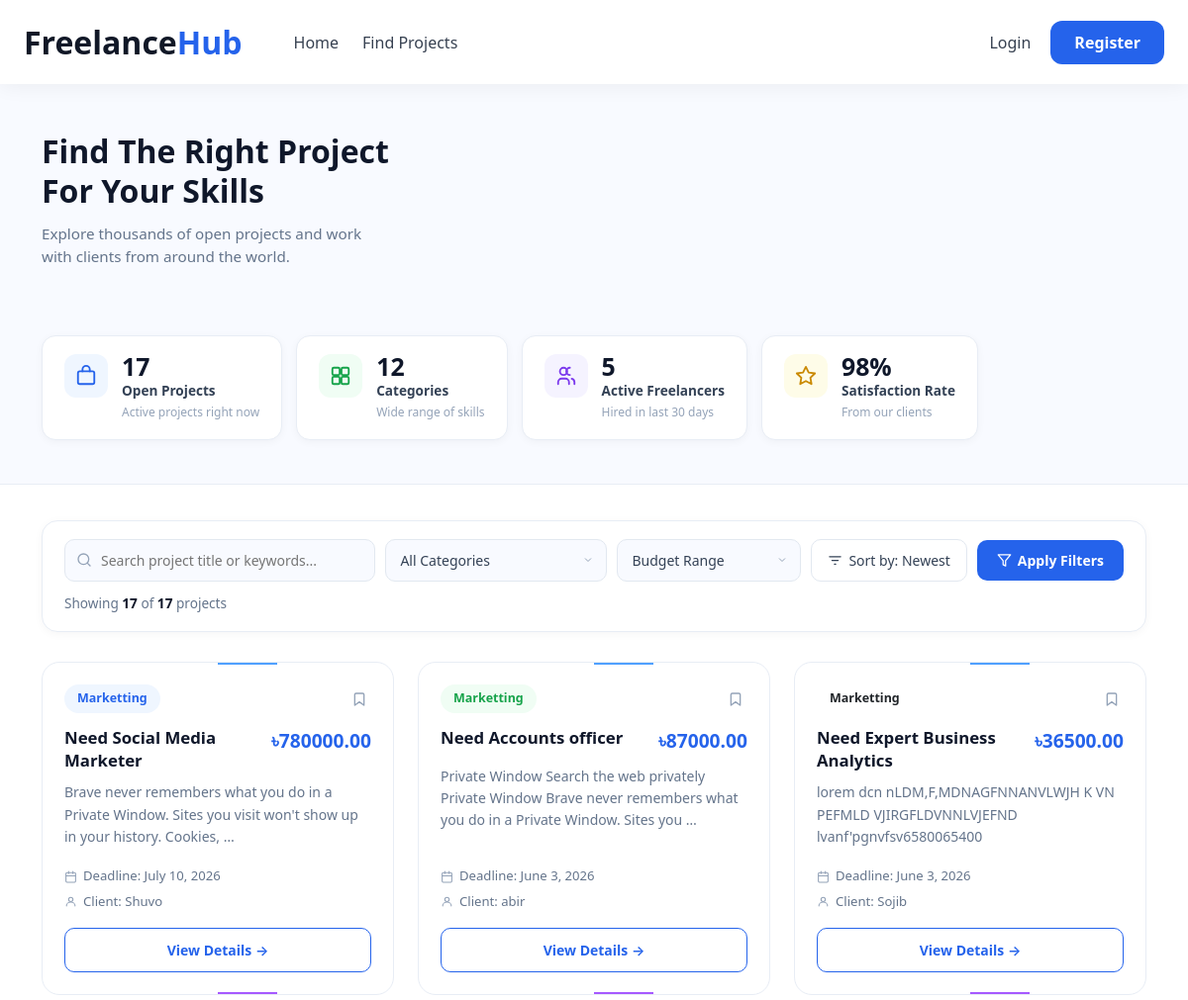
The page /projects/ (upper part) on the database as committed earlier.
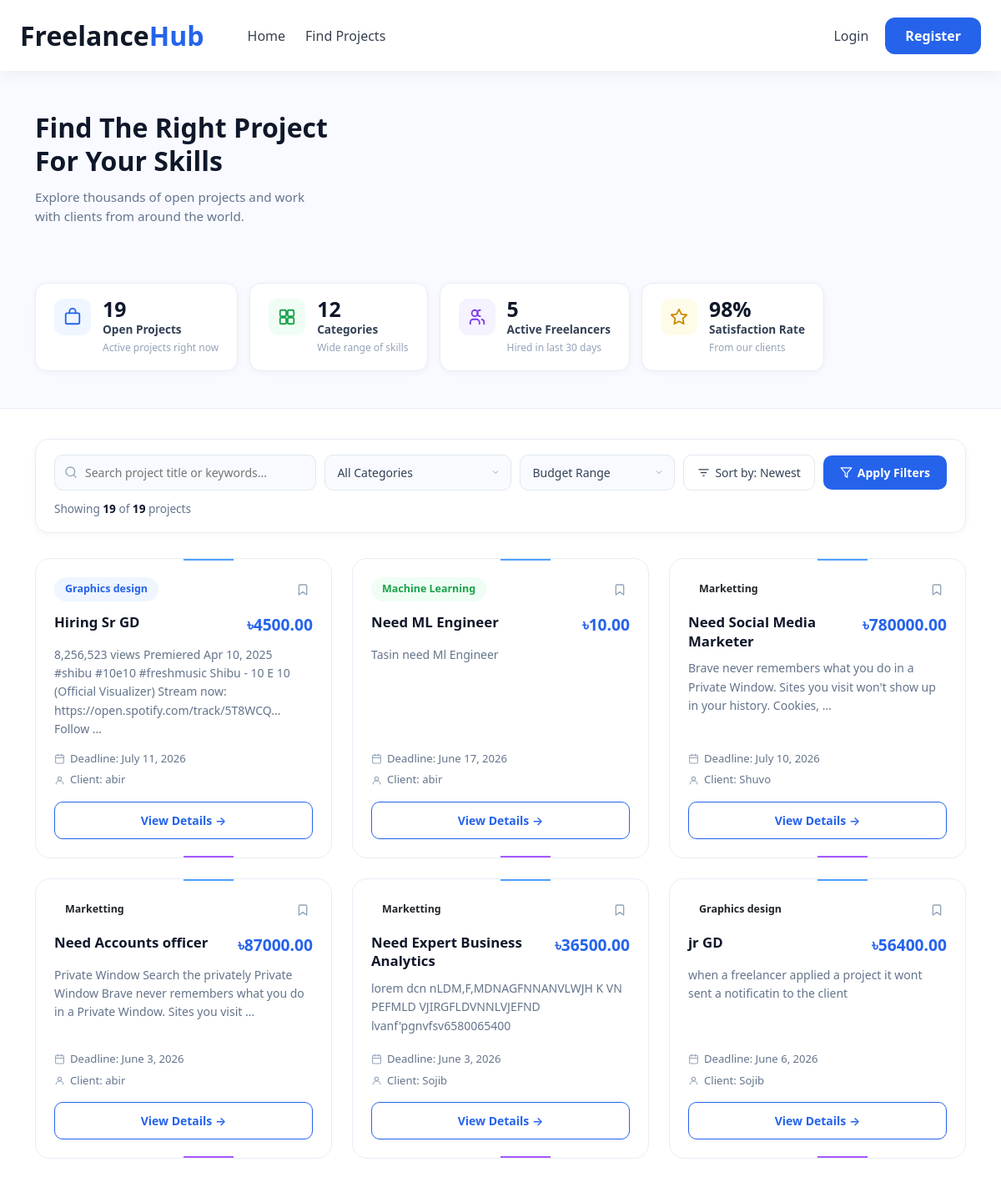
The same page on the database as committed later.
### projects/models.py (models this page shows, shortened)
class Project(models.Model):
    status = models.CharField(
    max_length=20,
    choices=[
        ('open', 'Open'),
        ('in_progress', 'In Progress'),
        ('submitted', 'Submitted'),
        ('completed', 'Completed'),
    ],
    default='open'
)
    client = models.ForeignKey(settings.AUTH_USER_MODEL,on_delete=models.CASCADE,related_name='projects')
    category = models.ForeignKey(Category,on_delete=models.CASCADE)
    title = models.CharField(max_length=200)
    description = models.TextField()
    budget = models.DecimalField(max_digits=10,decimal_places=2)
    deadline = models.DateField()
    created_at = models.DateTimeField(auto_now_add=True)

### categories/models.py (models this page shows)
class Category(models.Model):
    name = models.CharField(max_length=200)
    slug = models.SlugField(max_length=100,unique=True,null=True,blank=True)
    def __str__(self):
        return self.name

### accounts/models.py (models this page shows)
class User(AbstractUser):
    role= models.CharField(max_length=50,choices=ROLE_CHOICES)
    is_verified= models.BooleanField(default=False)
    def __str__(self):
        return self.first_name

### projects/views.py (the view)
# urls.py: path('',views.project_list,name='project_list'),
def project_list(request):
    categories = Category.objects.all()
    total_projects = Project.objects.count()
    freelancer_count = User.objects.filter(role='freelancer').count()
    query = request.GET.get('q', '').strip()
    if query:
        projects = Project.objects.all().order_by('-id')
    elif (
        request.user.is_authenticated
        and
        request.user.role == 'client'
    ):
        projects = Project.objects.filter(
            client=request.user
        ).order_by('-id')
    else:
        projects = Project.objects.all().order_by(
            '-id'
        )
    if query:
        projects = projects.filter(
            Q(title__icontains=query) |
            Q(description__icontains=query) |
            Q(category__name__icontains=query)
        )
    category_id = request.GET.get(
        'category'
    )
    if category_id and category_id.isdigit():
        projects = projects.filter(
            category_id=category_id
        )
    sort = request.GET.get('sort')
    if sort == 'low':
        projects = projects.order_by(
            'budget'
        )
    elif sort == 'high':
        projects = projects.order_by(
            '-budget'
        )
    return render(
        request,
        'projects/project_list.html',
        {
            'projects': projects,
            'categories': categories,
            'total_projects': total_projects,
            'freelancer_count': freelancer_count,
            'selected_category': category_id,
            'selected_sort': sort,
            'query': query,
        }
    )

### notifications/context_processors.py (called while the page is built)
def notification_count(request):
    count = 0
    if request.user.is_authenticated:
        count = Notification.objects.filter(
            user=request.user,
            is_read=False
        ).count()
    return {
        'notification_count': count
    }

### projects/templates/projects/project_list.html (shortened to what this page needs)
{% extends 'base.html' %} {% block content %}
<div class="pl-hero">
  <div class="pl-hero-inner container">
    <div class="pl-hero-left">
      <h1 class="pl-hero-title">
        Find The Right Project<br />For Your Skills
      </h1>
      <p class="pl-hero-sub">
        Explore thousands of open projects and work with clients from around the world.
      </p>
    </div>
    <div class="pl-hero-stats">
      <div class="pl-stat-card">
        <div class="pl-stat-icon pl-icon-blue">
          <svg width="22" height="22" fill="none" viewBox="0 0 24 24"><rect x="3" y="7" width="18" height="14" rx="2" stroke="currentColor" stroke-width="2"/><path d="M8 7V5a4 4 0 018 0v2" stroke="currentColor" stroke-width="2" stroke-linecap="round"/></svg>
        </div>
        <div>
          <div class="pl-stat-num">{{ total_projects }}</div>
          <div class="pl-stat-label">Open Projects</div>
          <div class="pl-stat-sub">Active projects right now</div>
        </div>
      </div>
      <div class="pl-stat-card">
        <div class="pl-stat-icon pl-icon-green">
        </div>
        <div>
          <div class="pl-stat-num">{{ categories.count }}</div>
          <div class="pl-stat-label">Categories</div>
          <div class="pl-stat-sub">Wide range of skills</div>
        </div>
      </div>
      <div class="pl-stat-card">
        <div class="pl-stat-icon pl-icon-purple">
        </div>
        <div>
          <div class="pl-stat-num">{{ freelancer_count }}</div>
          <div class="pl-stat-label">Active Freelancers</div>
          <div class="pl-stat-sub">Hired in last 30 days</div>
        </div>
      </div>
      <div class="pl-stat-card">
        <div class="pl-stat-icon pl-icon-yellow">
          <svg width="22" height="22" fill="none" viewBox="0 0 24 24"><path d="M12 2l3.09 6.26L22 9.27l-5 4.87 1.18 6.88L12 17.77l-6.18 3.25L7 14.14 2 9.27l6.91-1.01L12 2z" stroke="currentColor" stroke-width="2" stroke-linejoin="round"/></svg>
        </div>
        <div>
          <div class="pl-stat-num">98%</div>
          <div class="pl-stat-label">Satisfaction Rate</div>
          <div class="pl-stat-sub">From our clients</div>
        </div>
      </div>
    </div>
  </div>
</div>
<div class="container pl-main">
  <div class="pl-filter-bar">
    <form method="GET" class="pl-filter-form" id="filterForm">
      <div class="pl-search-wrap">
        <input
          type="text"
          name="q"
          id="searchInput"
          class="pl-search-input"
          placeholder="Search project title or keywords..."
          value="{{ query|default:'' }}"
          autocomplete="off"
        />
      </div>
      <select name="category" id="categorySelect" class="pl-select" onchange="this.form.submit()">
        <option value="">All Categories</option>
      </select>
      <select name="sort" id="sortSelect" class="pl-select" onchange="this.form.submit()">
        <option value="">Budget Range</option>
      </select>
      <button type="submit" name="sort" value="{{ selected_sort|default:'' }}" class="pl-sort-btn">
        <svg width="15" height="15" fill="none" viewBox="0 0 24 24"><path d="M3 6h18M7 12h10M11 18h2" stroke="currentColor" stroke-width="2" stroke-linecap="round"/></svg>
        Sort by: Newest
      </button>
      <button type="submit" class="pl-apply-btn">
        <svg width="15" height="15" fill="none" viewBox="0 0 24 24"><path d="M22 3H2l8 9.46V19l4 2v-8.54L22 3z" stroke="currentColor" stroke-width="2" stroke-linejoin="round"/></svg>
        Apply Filters
      </button>
    </form>
    <div class="pl-filter-meta">
      <span>Showing <strong>{{ projects|length }}</strong> of <strong>{{ total_projects }}</strong> projects</span>
    </div>
  </div>
  <div class="row g-4 mt-1">
    {% for project in projects %}
    <div class="col-md-6 col-lg-4">
      <div class="pl-card">
        <div class="pl-card-header">
          <span class="pl-cat-badge pl-cat-{{ forloop.counter|divisibleby:5|yesno:'5,' }}{{ forloop.counter|divisibleby:4|yesno:'4,' }}{{ forloop.counter|divisibleby:3|yesno:'3,' }}{{ forloop.counter|divisibleby:2|yesno:'2,1' }}">
            {{ project.category }}
          </span>
          <button class="pl-bookmark" title="Save project" aria-label="Bookmark">
            <svg width="16" height="16" fill="none" viewBox="0 0 24 24"><path d="M19 21l-7-5-7 5V5a2 2 0 012-2h10a2 2 0 012 2z" stroke="currentColor" stroke-width="2" stroke-linejoin="round"/></svg>
          </button>
        </div>
        <div class="pl-card-title-row">
          <h4 class="pl-card-title">{{ project.title }}</h4>
          <span class="pl-card-price">৳{{ project.budget }}</span>
        </div>
        <p class="pl-card-desc">{{ project.description|truncatewords:20 }}</p>
        <div class="pl-card-meta">
          <span>
            <svg width="13" height="13" fill="none" viewBox="0 0 24 24"><rect x="3" y="4" width="18" height="18" rx="2" stroke="currentColor" stroke-width="2"/><path d="M16 2v4M8 2v4M3 10h18" stroke="currentColor" stroke-width="2" stroke-linecap="round"/></svg>
            Deadline: {{ project.deadline }}
          </span>
          <span>
            <svg width="13" height="13" fill="none" viewBox="0 0 24 24"><circle cx="12" cy="8" r="4" stroke="currentColor" stroke-width="2"/><path d="M4 20c0-4 3.58-7 8-7s8 3 8 7" stroke="currentColor" stroke-width="2" stroke-linecap="round"/></svg>
            Client: {{ project.client }}
          </span>
        </div>
        <a href="{% url 'project_details' project.id %}" class="pl-view-btn">
          View Details →
        </a>
      </div>
    </div>
    {% endfor %}
  </div>
</div>
{% endblock %}

### templates/base.html (shortened to what this page needs)
{% load static %}
<!doctype html>
<html lang="en">
  <head>
    <link
      href="https://cdn.jsdelivr.net/npm/bootstrap@5.3.7/dist/css/bootstrap.min.css"
      rel="stylesheet"
    />
    <link rel="stylesheet" href="{% static 'style.css' %}" />
    <link
      rel="stylesheet"
      href="https://cdn.jsdelivr.net/npm/bootstrap-icons@1.11.3/font/bootstrap-icons.min.css"
    />
    <link
      rel="stylesheet"
      href="https://cdn.jsdelivr.net/npm/bootstrap-icons@1.11.3/font/bootstrap-icons.min.css"
    />
    <link
      rel="stylesheet"
      href="https://cdn.jsdelivr.net/npm/bootstrap-icons@1.11.3/font/bootstrap-icons.min.css"
    />
  </head>
  <body>
    {% include 'navbar.html' %}
    <main>{% block content %} {% endblock %}</main>
  </body>
</html>

### templates/navbar.html (shortened to what this page needs)
<nav class="navbar navbar-expand-lg custom-navbar fixed-top">
    <div class="container-fluid px-4">
        <a class="navbar-brand" href="/">
            Freelance<span>Hub</span>
        </a>
        <div class="collapse navbar-collapse" id="navbarContent">
            <ul class="navbar-nav ms-4 me-auto">
                <li class="nav-item">
                    <a class="nav-link" href="/">
                        Home
                    </a>
                </li>
                <li class="nav-item">
                    <a class="nav-link" href="{% url 'project_list' %}">
                        Find Projects
                    </a>
                </li>
            </ul>
            <ul class="navbar-nav align-items-center">
                {% if user.is_authenticated %}
                <li class="nav-item">
                    <a class="nav-link" href="{% url 'profile' %}">
                        <i class="bi bi-person-circle"></i>
                        Profile
                    </a>
                </li>
                <li class="nav-item">
                    {% if user.role == 'client' %}
                    <a class="nav-link"
                       href="{% url 'proposal_dashboard' %}">
                        <i class="bi bi-grid"></i>
                        Dashboard
                    </a>
                    {% elif user.role == 'freelancer' %}
                    <a class="nav-link"
                       href="{% url 'freelancer_dashboard' %}">
                        <i class="bi bi-grid"></i>
                        Dashboard
                    </a>
                    {% endif %}
                </li>
                <li class="nav-item">
                    <a class="nav-link position-relative"
                       href="{% url 'notification_list' %}">
                        <i class="bi bi-bell"></i>
                        {% if notification_count > 0 %}
                        <span class="notification-badge">
                            {{ notification_count }}
                        </span>
                        {% endif %}
                    </a>
                </li>
                <li class="nav-item">
                    <span class="nav-link username">
                        Hello, {{ user.first_name }}
                    </span>
                </li>
                <li class="nav-item ms-2">
                    <a class="btn logout-btn"
                       href="{% url 'logout' %}">
                        Logout
                    </a>
                </li>
                {% else %}
                <li class="nav-item">
                    <a class="nav-link" href="{% url 'login' %}">
                        Login
                    </a>
                </li>
                <li class="nav-item ms-2">
                    <a class="btn register-btn"
                       href="{% url 'register' %}">
                        Register
                    </a>
                </li>
                {% endif %}
            </ul>
        </div>
    </div>
</nav>

### static/style.css (style rules this page uses)
.custom-navbar { background:#fff; height:80px; box-shadow:0 2px 20px rgba(0,0,0,.08); z-index:9999; transition:.3s; }
.navbar-brand { font-size:2rem; font-weight:800; color:#111827 !important; }
.navbar-brand span { color:#2563eb; }
.custom-navbar .nav-link { color:#374151 !important; font-weight:500; margin:0 10px; transition:.3s; }
.register-btn { background:#2563eb; color:#fff; border:none; border-radius:10px; padding:10px 22px; font-weight:600; }
body { padding-top:80px; }

### templates/navbar.html (style rules this page uses)
body { padding-top:85px; }
.custom-navbar { background:#fff; height:85px; box-shadow:0 2px 20px rgba(0,0,0,.06); transition:all .35s ease; z-index:9999; }
.navbar-brand { font-size:2rem; font-weight:800; color:#111827 !important; }
.navbar-brand span { color:#2563eb; }
.custom-navbar .nav-link { position:relative; color:#374151 !important; font-weight:500; margin:0 12px; padding:8px 0 !important; transition:all .3s ease; }
.custom-navbar .nav-link::after { content:""; position:absolute; left:50%; bottom:-6px; width:0; height:3px; background:linear-gradient( 90deg, #2563eb, #60a5fa ); border-radius:50px; transform:translateX(-50%); transition:all .35s ease; opacity:0; }
.logout-btn, .register-btn { background:#2563eb; color:#fff; border:none; padding:10px 24px; border-radius:12px; font-weight:600; transition:.3s; }

Rows that differ between the two databases and show on the page:
added Project: category "Graphics design", title "Hiring Sr GD", budget "4500.00", description "8,256,523 views Premiered Apr 10, 2025 #shibu #10e10 #freshmusic Shibu - 10 E 10 (Official Visualizer) Stream now: https://open.spotify.com/track/5T8WCQ... Follow …", deadline "July 11, 2026", client "abir"
added Project: category "Machine Learning", title "Need ML Engineer", budget "10.00", description "Tasin need Ml Engineer", deadline "June 17, 2026", client "abir"
changed Project "Need Accounts officer": description "Private Window Search the web privately Private Window Brave never remembers what you do in a Private Window. Sites you …" → "Private Window Search the privately Private Window Brave never remembers what you do in a Private Window. Sites you visit …"
now on this page (row unchanged): Project: category "Graphics design", title "jr GD", budget "56400.00", description "when a freelancer applied a project it wont sent a notificatin to the client", deadline "June 6, 2026", client "Sojib"
Other text that changed with them:
{{ total_projects }}: "17" → "19"
{{ projects|length }}: "17" → "19"
